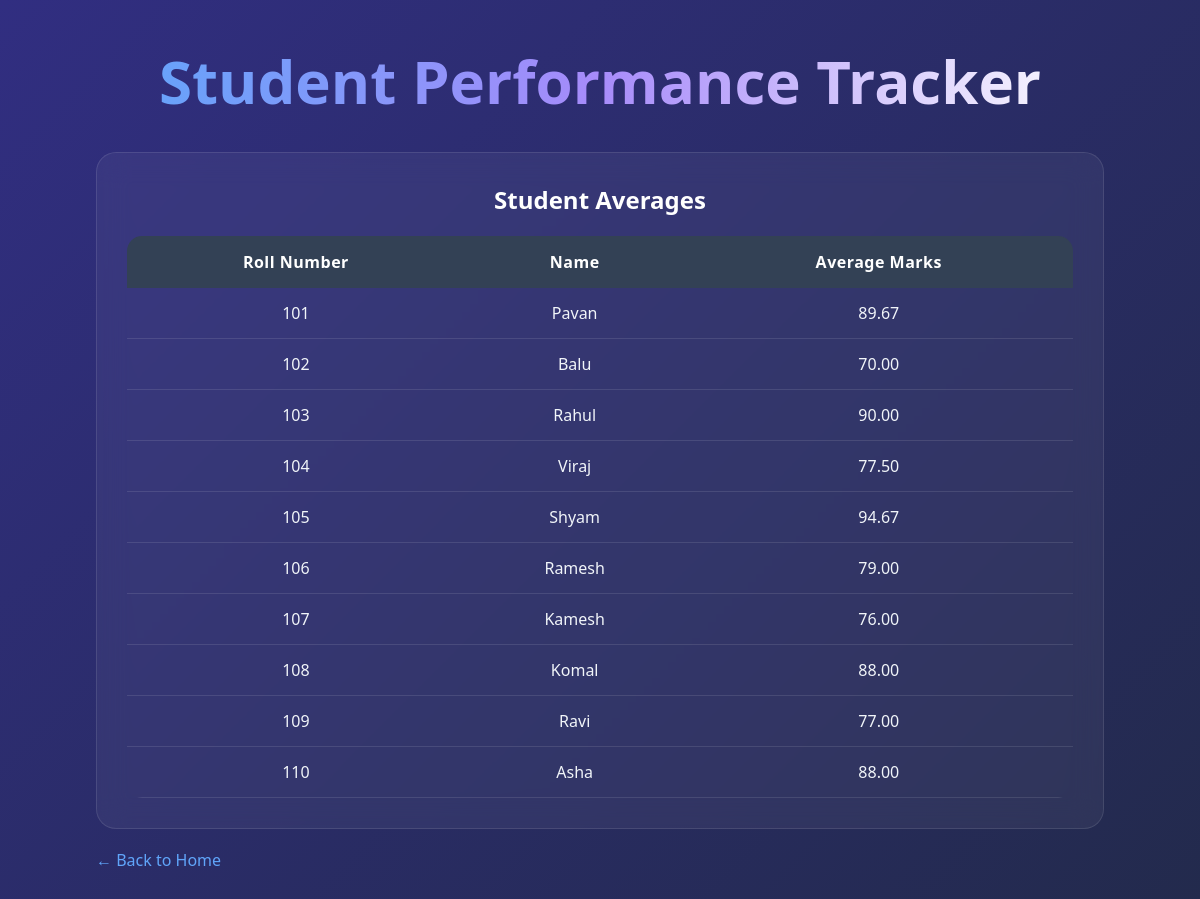
The app's page /class_average, older data.
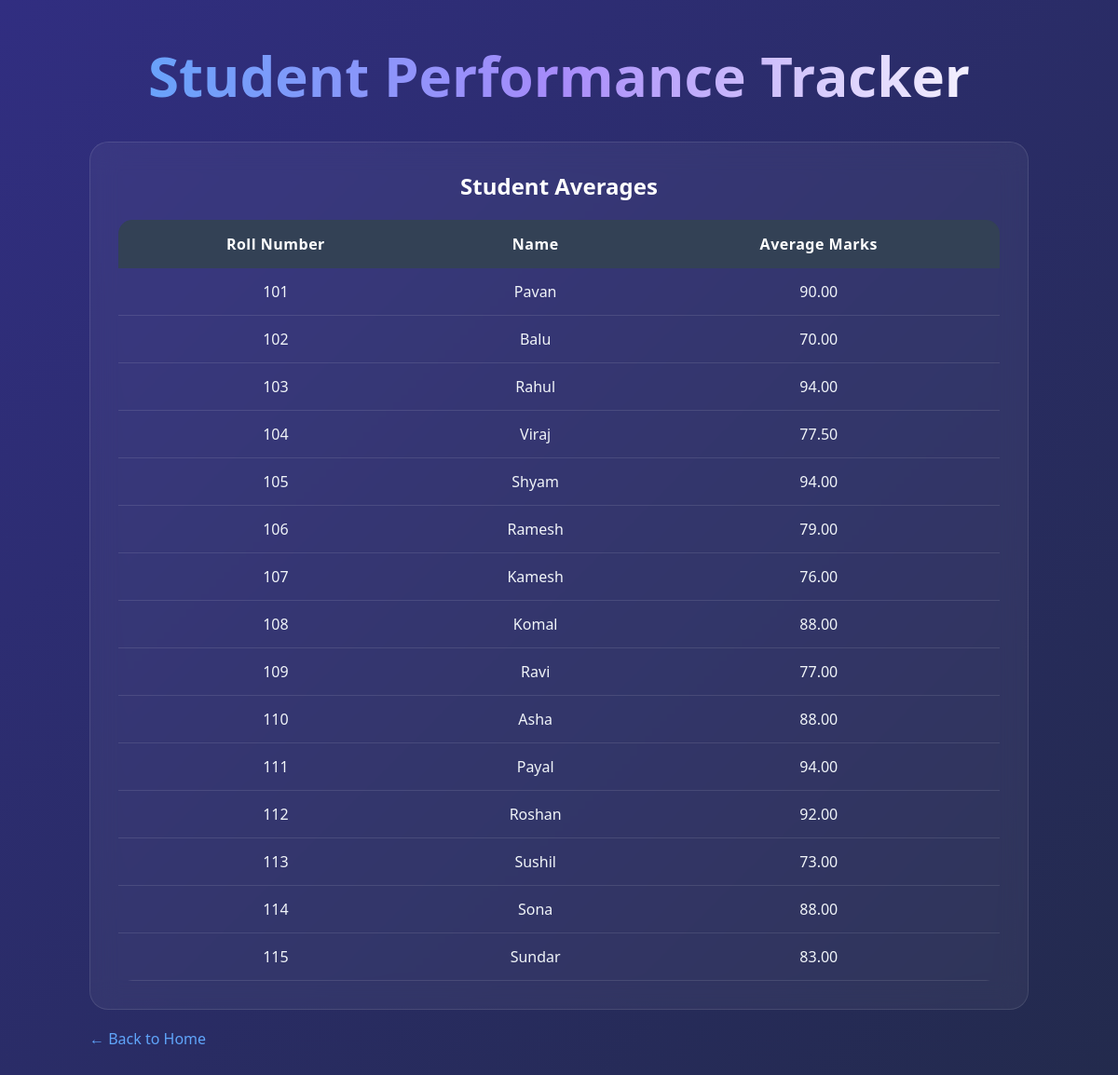
The same page, newer data.
### tables this page shows
CREATE TABLE students (
    roll_number TEXT PRIMARY KEY,
    name TEXT NOT NULL
);

### app.py (the view)
@app.route("/class_average")
def class_average():
    conn = get_connection()
    cursor = conn.cursor()
    cursor.execute("""
        SELECT s.roll_number,
               s.name,
               AVG(g.marks) AS average_marks
        FROM students s
        LEFT JOIN grades g
        ON s.roll_number = g.roll_number
        GROUP BY s.roll_number, s.name
    """)
    averages = cursor.fetchall()
    conn.close()
    return render_template(
        "class_average.html",
        averages=averages
    )

### db.py (called while the page is built)
def get_connection():
    conn = sqlite3.connect("student_tracker.db")
    conn.row_factory = sqlite3.Row
    return conn

### templates/class_average.html (shortened to what this page needs)
<!DOCTYPE html>
<html>
<head>
    <link rel="stylesheet"
          href="{{ url_for('static', filename='style.css') }}">
</head>
<body>
<div class="page-container">
<h1>Student Performance Tracker</h1>
<div class="table-card">
<h2>Student Averages</h2>
<table>
<tr>
    <th>Roll Number</th>
    <th>Name</th>
    <th>Average Marks</th>
</tr>
{% for student in averages %}
<tr>
    <td>{{ student[0] }}</td>
    <td>{{ student[1] }}</td>
    <td>
        {% if student[2] %}
            {{ "%.2f"|format(student[2]) }}
        {% else %}
            No Grades
        {% endif %}
    </td>
</tr>
{% endfor %}
</table>
</div>
<a href="/" class="back-btn">
← Back to Home
</a>
</div>
</body>
</html>

### static/style.css (style rules this page uses)
* { margin:0; padding:0; box-sizing:border-box; font-family:Segoe UI, sans-serif; }
body { min-height:100vh; background: linear-gradient( 135deg, #020617, #0f172a, #111827); color:white; display:flex; justify-content:center; align-items:center; padding:40px; }
h1 { text-align:center; font-size:60px; margin-bottom:10px; background:linear-gradient( to right, #60a5fa, #a78bfa, white); -webkit-background-clip:text; -webkit-text-fill-color:transparent; }
.page-container { width:90%; max-width:1200px; margin:auto; }
.table-card { background:rgba(255,255,255,0.05); backdrop-filter:blur(15px); padding:30px; border-radius:20px; margin-top:30px; border:1px solid rgba(255,255,255,0.1); }
table { width:100%; border-collapse:collapse; overflow:hidden; border-radius:15px; margin-top:20px; }
th { background: rgba(59,130,246,0.25); color:white; padding:15px; }
td { padding:14px; border-bottom: 1px solid rgba(255,255,255,0.1); }
.back-btn { display:inline-block; margin-top:20px; color:#60a5fa; text-decoration:none; }
.table-card h2 { text-align:center; margin-bottom:20px; }
table td { text-align:left; }
table th { text-align:center; }
body { background: linear-gradient( -45deg, #020617, #0f172a, #1e293b, #312e81); background-size: 400% 400%; animation: gradientMove 12s ease infinite; }
table th, table td { text-align:center; vertical-align:middle; }
.table-card { overflow-x:auto; }
table { width:100%; border-collapse:separate; border-spacing:0; border-radius:15px; overflow:hidden; }
th { background:#334155; color:white; font-weight:600; letter-spacing:0.5px; }
tr { transition:0.2s; }
td { color:#f1f5f9; }

Row changes from the older to the newer data that the page shows:
computed for students "Pavan": student "89.67" → "90.00"
computed for students "Rahul": student "90.00" → "94.00"
computed for students "Shyam": student "94.67" → "94.00"
added students: roll_number "111", name "Payal", student "94.00"
added students: roll_number "112", name "Roshan", student "92.00"
added students: roll_number "113", name "Sushil", student "73.00"
added students: roll_number "114", name "Sona", student "88.00"
added students: roll_number "115", name "Sundar", student "83.00"
